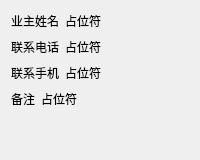
          <widget class="QWidget" name="tab_17">
           <attribute name="icon">
            <iconset resource="main.qrc">
             <normaloff>:/images/quanxian.png</normaloff>:/images/quanxian.png</iconset>
           </attribute>
           <attribute name="title">
            <string>保密信息</string>
           </attribute>
           <layout class="QGridLayout" name="gridLayout_34">
            <item row="0" column="0">
             <layout class="QVBoxLayout" name="verticalLayout_17">
              <item>
               <layout class="QHBoxLayout" name="horizontalLayout_39">
                <item>
                 <widget class="QLabel" name="label_69">
                  <property name="text">
                   <string>业主姓名</string>
                  </property>
                 </widget>
                </item>
                <item>
                 <widget class="QLabel" name="xingmingLabel_5">
                  <property name="text">
                   <string>占位符</string>
                  </property>
                 </widget>
                </item>
                <item>
                 <spacer name="horizontalSpacer_38">
                  <property name="orientation">
                   <enum>Qt::Horizontal</enum>
                  </property>
                  <property name="sizeHint" stdset="0">
                   <size>
                    <width>40</width>
                    <height>20</height>
                   </size>
                  </property>
                 </spacer>
                </item>
               </layout>
              </item>
              <item>
               <layout class="QHBoxLayout" name="horizontalLayout_40">
                <item>
                 <widget class="QLabel" name="label_70">
                  <property name="text">
                   <string>联系电话</string>
                  </property>
                 </widget>
                </item>
                <item>
                 <widget class="QLabel" name="lianxiDianhuaLabel_5">
                  <property name="text">
                   <string>占位符</string>
                  </property>
                 </widget>
                </item>
                <item>
                 <spacer name="horizontalSpacer_39">
                  <property name="orientation">
                   <enum>Qt::Horizontal</enum>
                  </property>
                  <property name="sizeHint" stdset="0">
                   <size>
                    <width>40</width>
                    <height>20</height>
                   </size>
                  </property>
                 </spacer>
                </item>
               </layout>
              </item>
              <item>
               <layout class="QHBoxLayout" name="horizontalLayout_41">
                <item>
                 <widget class="QLabel" name="label_71">
                  <property name="text">
                   <string>联系手机</string>
                  </property>
                 </widget>
                </item>
                <item>
                 <widget class="QLabel" name="shoujiLabel_5">
                  <property name="text">
                   <string>占位符</string>
                  </property>
                 </widget>
                </item>
                <item>
                 <spacer name="horizontalSpacer_40">
                  <property name="orientation">
                   <enum>Qt::Horizontal</enum>
                  </property>
                  <property name="sizeHint" stdset="0">
                   <size>
                    <width>40</width>
                    <height>20</height>
                   </size>
                  </property>
                 </spacer>
                </item>
               </layout>
              </item>
              <item>
               <layout class="QHBoxLayout" name="horizontalLayout_42">
                <item>
                 <widget class="QLabel" name="label_72">
                  <property name="text">
                   <string>备注</string>
                  </property>
                 </widget>
                </item>
                <item>
                 <widget class="QLabel" name="beizhuLabel_5">
                  <property name="text">
                   <string>占位符</string>
                  </property>
                 </widget>
                </item>
                <item>
                 <spacer name="horizontalSpacer_41">
                  <property name="orientation">
                   <enum>Qt::Horizontal</enum>
                  </property>
                  <property name="sizeHint" stdset="0">
                   <size>
                    <width>40</width>
                    <height>20</height>
                   </size>
                  </property>
                 </spacer>
                </item>
               </layout>
              </item>
              <item>
               <spacer name="verticalSpacer_13">
                <property name="orientation">
                 <enum>Qt::Vertical</enum>
                </property>
                <property name="sizeHint" stdset="0">
                 <size>
                  <width>20</width>
                  <height>40</height>
                 </size>
                </property>
               </spacer>
              </item>
             </layout>
            </item>
           </layout>
          </widget>
